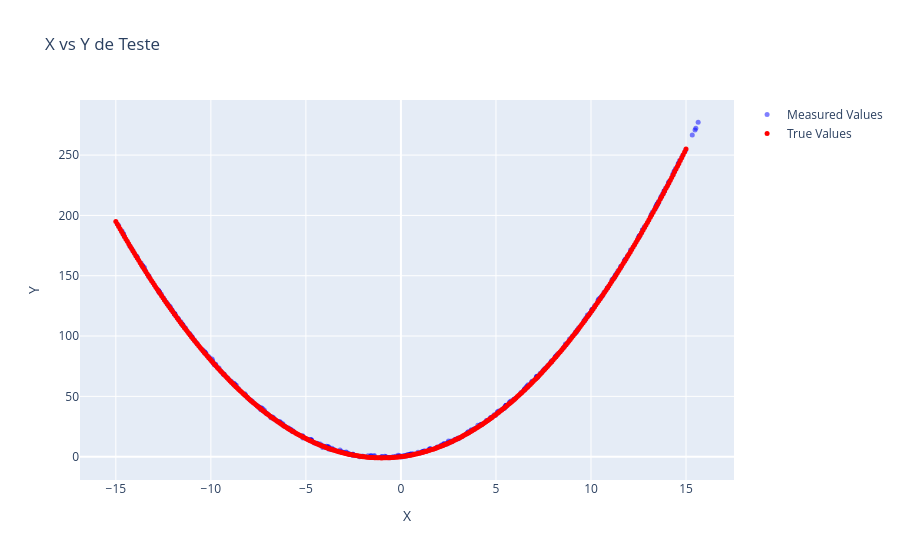

This figure's notebook cell:
### Code cell
fig = go.Figure()
fig.add_trace(go.Scatter(x=X_measured_test.numpy(), y=y_measured_test.numpy(), mode='markers', name='Measured Values', marker=dict(color='blue', size=5, opacity=0.5)))
fig.add_trace(go.Scatter(x=X_true_test.numpy(), y=y_true_test.numpy(), mode='markers', name='True Values', marker=dict(color='red', size=5, opacity=1)))
fig.update_layout(title='X vs Y de Teste', xaxis_title='X', yaxis_title='Y')
fig.show()

### Figure 1 — Plotly figure (JSON) as saved in the notebook; plotly's stock layout.template omitted (floating-point values rounded to 4 significant figures; data arrays with more than 128 entries replaced by an {"elided": "..."} marker saying what was removed)
{"data": [{"marker": {"color": "blue", "opacity": 0.5, "size": 5}, "mode": "markers", "name": "Measured Values", "type": "scatter", "x": {"elided": "400 float values"}, "y": {"elided": "400 float values"}}, {"marker": {"color": "red", "opacity": 1, "size": 5}, "mode": "markers", "name": "True Values", "type": "scatter", "x": {"elided": "400 float values"}, "y": {"elided": "400 float values"}}], "layout": {"title": {"text": "X vs Y de Teste"}, "xaxis": {"title": {"text": "X"}}, "yaxis": {"title": {"text": "Y"}}}}
